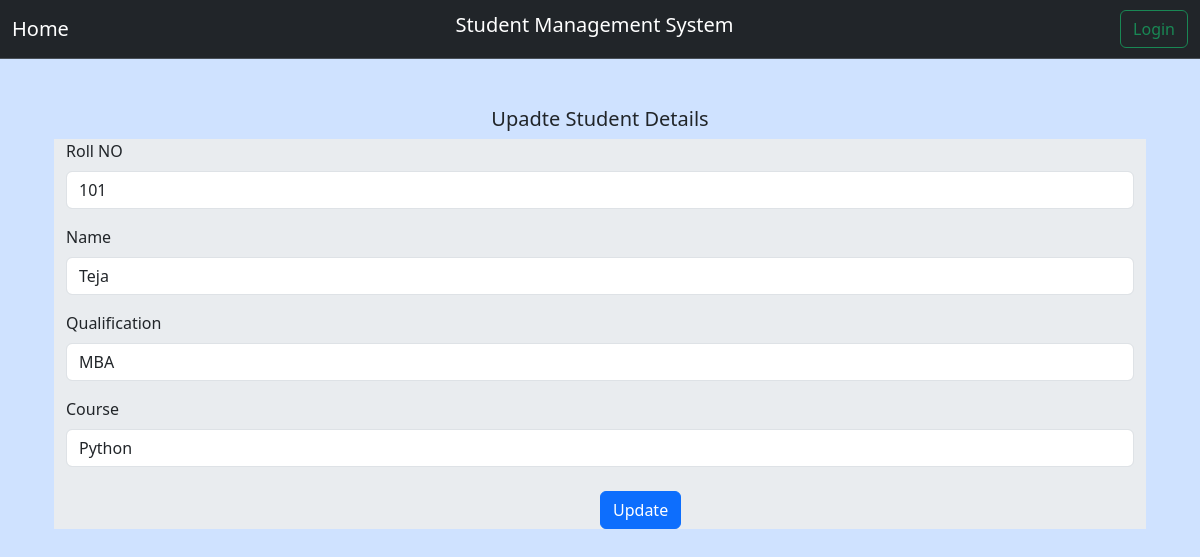
/updateStudent/4, run on the app's committed database.
### crudapp/models.py (models this page shows)
class students(models.Model):
    Roll_no = models.IntegerField()
    Name = models.CharField(max_length=20)
    Qualification = models.CharField(max_length=20)
    Course_joined = models.CharField(max_length=20)

### crudapp/views.py (the view)
# urls.py: path('updateStudent/<int:id>', views.updateStudent, name='updatestudent'),
def updateStudent(request, id):
    student = students.objects.get(pk=id)
    return render(request, 'updateStudent.html', {'std': student})

### templates/updateStudent.html (shortened to what this page needs)
{% extends 'base.html' %}
{% block content %}
<div class="container mt-5">
    <div class="container">
        <h5 class="text-center">Upadte Student Details</h5>
    <div class="container bg-body-secondary">
<form action="/updatedStudent/{{std.id}}" method="post">
    <div class="mb-3">
      <label for="rollno" class="form-label">Roll NO</label>
      <input type="text" class="form-control" id="rollno" name="rollno" value="{{std.Roll_no}}">
    </div>
    <div class="mb-3">
      <label for="name" class="form-label">Name</label>
      <input type="text" class="form-control" id="name" name="name" value="{{std.Name}}">
    </div>
    <div class="mb-3">
      <label for="qualification" class="form-label">Qualification</label>
      <input type="text" class="form-control" id="qualification" name="qualification" value="{{std.Qualification}}">
    </div>
    <div class="mb-3">
      <label for="course" class="form-label">Course</label>
      <input type="text" class="form-control" id="course" name="course" value="{{std.Course_joined}}">
    </div>
    <button type="submit" class="btn btn-primary offset-6 mt-2">Update</button>
  </form>
</div>
</div>
</div>
{% endblock %}

### data on the page
students: rollno "101", name "Teja", qualification "MBA", course "Python"
